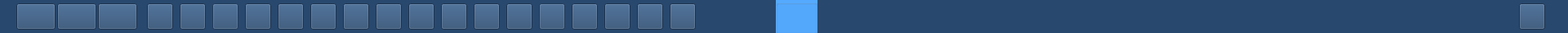
<?xml version="1.0" encoding="UTF-8"?>
<ui version="4.0">
 <class>dvr_toolbar_main</class>
 <widget class="QDialog" name="dvr_toolbar_main">
  <property name="windowModality">
   <enum>Qt::NonModal</enum>
  </property>
  <property name="geometry">
   <rect>
    <x>0</x>
    <y>0</y>
    <width>1920</width>
    <height>40</height>
   </rect>
  </property>
  <property name="palette">
   <palette>
    <active>
     <colorrole role="Button">
      <brush brushstyle="SolidPattern">
       <color alpha="255">
        <red>40</red>
        <green>72</green>
        <blue>110</blue>
       </color>
      </brush>
     </colorrole>
     <colorrole role="Base">
      <brush brushstyle="SolidPattern">
       <color alpha="255">
        <red>40</red>
        <green>72</green>
        <blue>110</blue>
       </color>
      </brush>
     </colorrole>
     <colorrole role="Window">
      <brush brushstyle="SolidPattern">
       <color alpha="255">
        <red>40</red>
        <green>72</green>
        <blue>110</blue>
       </color>
      </brush>
     </colorrole>
    </active>
    <inactive>
     <colorrole role="Button">
      <brush brushstyle="SolidPattern">
       <color alpha="255">
        <red>40</red>
        <green>72</green>
        <blue>110</blue>
       </color>
      </brush>
     </colorrole>
     <colorrole role="Base">
      <brush brushstyle="SolidPattern">
       <color alpha="255">
        <red>40</red>
        <green>72</green>
        <blue>110</blue>
       </color>
      </brush>
     </colorrole>
     <colorrole role="Window">
      <brush brushstyle="SolidPattern">
       <color alpha="255">
        <red>40</red>
        <green>72</green>
        <blue>110</blue>
       </color>
      </brush>
     </colorrole>
    </inactive>
    <disabled>
     <colorrole role="Button">
      <brush brushstyle="SolidPattern">
       <color alpha="255">
        <red>40</red>
        <green>72</green>
        <blue>110</blue>
       </color>
      </brush>
     </colorrole>
     <colorrole role="Base">
      <brush brushstyle="SolidPattern">
       <color alpha="255">
        <red>40</red>
        <green>72</green>
        <blue>110</blue>
       </color>
      </brush>
     </colorrole>
     <colorrole role="Window">
      <brush brushstyle="SolidPattern">
       <color alpha="255">
        <red>40</red>
        <green>72</green>
        <blue>110</blue>
       </color>
      </brush>
     </colorrole>
    </disabled>
   </palette>
  </property>
  <property name="focusPolicy">
   <enum>Qt::StrongFocus</enum>
  </property>
  <property name="windowTitle">
   <string>Dialog</string>
  </property>
  <property name="styleSheet">
   <string notr="true">background: rgb(40, 72, 110);</string>
  </property>
  <property name="modal">
   <bool>false</bool>
  </property>
  <widget class="QPushButton" name="layoutmode1">
   <property name="geometry">
    <rect>
     <x>260</x>
     <y>4</y>
     <width>32</width>
     <height>32</height>
    </rect>
   </property>
   <property name="cursor">
    <cursorShape>PointingHandCursor</cursorShape>
   </property>
   <property name="focusPolicy">
    <enum>Qt::NoFocus</enum>
   </property>
   <property name="toolTip">
    <string>&lt;!DOCTYPE HTML PUBLIC &quot;-//W3C//DTD HTML 4.0//EN&quot; &quot;http://www.w3.org/TR/REC-html40/strict.dtd&quot;&gt;
&lt;html&gt;&lt;head&gt;&lt;meta name=&quot;qrichtext&quot; content=&quot;1&quot; /&gt;&lt;style type=&quot;text/css&quot;&gt;
p, li { white-space: pre-wrap; }
&lt;/style&gt;&lt;/head&gt;&lt;body style=&quot; font-family:'Sans'; font-size:10pt; font-weight:400; font-style:normal;&quot;&gt;
&lt;table border=&quot;0&quot; style=&quot;-qt-table-type: root; margin-top:4px; margin-bottom:4px; margin-left:4px; margin-right:4px;&quot;&gt;
&lt;tr&gt;
&lt;td style=&quot;border: none;&quot;&gt;
&lt;p style=&quot; margin-top:0px; margin-bottom:0px; margin-left:0px; margin-right:0px; -qt-block-indent:0; text-indent:0px;&quot;&gt;&lt;span style=&quot; font-size:14pt; color:#ffffff;&quot;&gt;1 screen mode&lt;/span&gt;&lt;/p&gt;&lt;/td&gt;&lt;/tr&gt;&lt;/table&gt;&lt;/body&gt;&lt;/html&gt;</string>
   </property>
   <property name="text">
    <string/>
   </property>
   <property name="icon">
    <iconset resource="dvr_main.qrc">
     <normaloff>:/skin/toolbar_scr1_btn.bmp</normaloff>:/skin/toolbar_scr1_btn.bmp</iconset>
   </property>
   <property name="iconSize">
    <size>
     <width>32</width>
     <height>32</height>
    </size>
   </property>
  </widget>
  <widget class="QPushButton" name="layoutmode4">
   <property name="geometry">
    <rect>
     <x>300</x>
     <y>4</y>
     <width>32</width>
     <height>32</height>
    </rect>
   </property>
   <property name="cursor">
    <cursorShape>PointingHandCursor</cursorShape>
   </property>
   <property name="focusPolicy">
    <enum>Qt::NoFocus</enum>
   </property>
   <property name="toolTip">
    <string>&lt;!DOCTYPE HTML PUBLIC &quot;-//W3C//DTD HTML 4.0//EN&quot; &quot;http://www.w3.org/TR/REC-html40/strict.dtd&quot;&gt;
&lt;html&gt;&lt;head&gt;&lt;meta name=&quot;qrichtext&quot; content=&quot;1&quot; /&gt;&lt;style type=&quot;text/css&quot;&gt;
p, li { white-space: pre-wrap; }
&lt;/style&gt;&lt;/head&gt;&lt;body style=&quot; font-family:'Sans'; font-size:10pt; font-weight:400; font-style:normal;&quot;&gt;
&lt;table border=&quot;0&quot; style=&quot;-qt-table-type: root; margin-top:4px; margin-bottom:4px; margin-left:4px; margin-right:4px;&quot;&gt;
&lt;tr&gt;
&lt;td style=&quot;border: none;&quot;&gt;
&lt;p style=&quot; margin-top:0px; margin-bottom:0px; margin-left:0px; margin-right:0px; -qt-block-indent:0; text-indent:0px;&quot;&gt;&lt;span style=&quot; font-size:14pt; color:#ffffff;&quot;&gt;4 screen mode&lt;/span&gt;&lt;/p&gt;&lt;/td&gt;&lt;/tr&gt;&lt;/table&gt;&lt;/body&gt;&lt;/html&gt;</string>
   </property>
   <property name="text">
    <string/>
   </property>
   <property name="icon">
    <iconset resource="dvr_main.qrc">
     <normaloff>:/skin/toolbar_scr4_btn.bmp</normaloff>:/skin/toolbar_scr4_btn.bmp</iconset>
   </property>
   <property name="iconSize">
    <size>
     <width>32</width>
     <height>32</height>
    </size>
   </property>
  </widget>
  <widget class="QPushButton" name="layoutmode16">
   <property name="geometry">
    <rect>
     <x>380</x>
     <y>4</y>
     <width>32</width>
     <height>32</height>
    </rect>
   </property>
   <property name="cursor">
    <cursorShape>PointingHandCursor</cursorShape>
   </property>
   <property name="focusPolicy">
    <enum>Qt::NoFocus</enum>
   </property>
   <property name="toolTip">
    <string>&lt;!DOCTYPE HTML PUBLIC &quot;-//W3C//DTD HTML 4.0//EN&quot; &quot;http://www.w3.org/TR/REC-html40/strict.dtd&quot;&gt;
&lt;html&gt;&lt;head&gt;&lt;meta name=&quot;qrichtext&quot; content=&quot;1&quot; /&gt;&lt;style type=&quot;text/css&quot;&gt;
p, li { white-space: pre-wrap; }
&lt;/style&gt;&lt;/head&gt;&lt;body style=&quot; font-family:'Sans'; font-size:10pt; font-weight:400; font-style:normal;&quot;&gt;
&lt;table border=&quot;0&quot; style=&quot;-qt-table-type: root; margin-top:4px; margin-bottom:4px; margin-left:4px; margin-right:4px;&quot;&gt;
&lt;tr&gt;
&lt;td style=&quot;border: none;&quot;&gt;
&lt;p style=&quot; margin-top:0px; margin-bottom:0px; margin-left:0px; margin-right:0px; -qt-block-indent:0; text-indent:0px;&quot;&gt;&lt;span style=&quot; font-size:14pt; color:#ffffff;&quot;&gt;16 screen mode&lt;/span&gt;&lt;/p&gt;&lt;/td&gt;&lt;/tr&gt;&lt;/table&gt;&lt;/body&gt;&lt;/html&gt;</string>
   </property>
   <property name="text">
    <string/>
   </property>
   <property name="icon">
    <iconset resource="dvr_main.qrc">
     <normaloff>:/skin/toolbar_scr16_btn.bmp</normaloff>:/skin/toolbar_scr16_btn.bmp</iconset>
   </property>
   <property name="iconSize">
    <size>
     <width>32</width>
     <height>32</height>
    </size>
   </property>
  </widget>
  <widget class="QPushButton" name="layoutmode9">
   <property name="geometry">
    <rect>
     <x>340</x>
     <y>4</y>
     <width>32</width>
     <height>32</height>
    </rect>
   </property>
   <property name="cursor">
    <cursorShape>PointingHandCursor</cursorShape>
   </property>
   <property name="focusPolicy">
    <enum>Qt::NoFocus</enum>
   </property>
   <property name="toolTip">
    <string>&lt;!DOCTYPE HTML PUBLIC &quot;-//W3C//DTD HTML 4.0//EN&quot; &quot;http://www.w3.org/TR/REC-html40/strict.dtd&quot;&gt;
&lt;html&gt;&lt;head&gt;&lt;meta name=&quot;qrichtext&quot; content=&quot;1&quot; /&gt;&lt;style type=&quot;text/css&quot;&gt;
p, li { white-space: pre-wrap; }
&lt;/style&gt;&lt;/head&gt;&lt;body style=&quot; font-family:'Sans'; font-size:10pt; font-weight:400; font-style:normal;&quot;&gt;
&lt;table border=&quot;0&quot; style=&quot;-qt-table-type: root; margin-top:4px; margin-bottom:4px; margin-left:4px; margin-right:4px;&quot;&gt;
&lt;tr&gt;
&lt;td style=&quot;border: none;&quot;&gt;
&lt;p style=&quot; margin-top:0px; margin-bottom:0px; margin-left:0px; margin-right:0px; -qt-block-indent:0; text-indent:0px;&quot;&gt;&lt;span style=&quot; font-size:14pt; color:#ffffff;&quot;&gt;9 screen mode&lt;/span&gt;&lt;/p&gt;&lt;/td&gt;&lt;/tr&gt;&lt;/table&gt;&lt;/body&gt;&lt;/html&gt;</string>
   </property>
   <property name="text">
    <string/>
   </property>
   <property name="icon">
    <iconset resource="dvr_main.qrc">
     <normaloff>:/skin/toolbar_scr9_btn.bmp</normaloff>:/skin/toolbar_scr9_btn.bmp</iconset>
   </property>
   <property name="iconSize">
    <size>
     <width>32</width>
     <height>32</height>
    </size>
   </property>
  </widget>
  <widget class="QPushButton" name="livebackmode">
   <property name="geometry">
    <rect>
     <x>20</x>
     <y>4</y>
     <width>48</width>
     <height>32</height>
    </rect>
   </property>
   <property name="cursor">
    <cursorShape>PointingHandCursor</cursorShape>
   </property>
   <property name="focusPolicy">
    <enum>Qt::NoFocus</enum>
   </property>
   <property name="toolTip">
    <string>&lt;!DOCTYPE HTML PUBLIC &quot;-//W3C//DTD HTML 4.0//EN&quot; &quot;http://www.w3.org/TR/REC-html40/strict.dtd&quot;&gt;
&lt;html&gt;&lt;head&gt;&lt;meta name=&quot;qrichtext&quot; content=&quot;1&quot; /&gt;&lt;style type=&quot;text/css&quot;&gt;
p, li { white-space: pre-wrap; }
&lt;/style&gt;&lt;/head&gt;&lt;body style=&quot; font-family:'Sans'; font-size:10pt; font-weight:400; font-style:normal;&quot;&gt;
&lt;table border=&quot;0&quot; style=&quot;-qt-table-type: root; margin-top:4px; margin-bottom:4px; margin-left:4px; margin-right:4px;&quot;&gt;
&lt;tr&gt;
&lt;td style=&quot;border: none;&quot;&gt;
&lt;p style=&quot; margin-top:0px; margin-bottom:0px; margin-left:0px; margin-right:0px; -qt-block-indent:0; text-indent:0px;&quot;&gt;&lt;span style=&quot; font-size:14pt; color:#ffffff;&quot;&gt;live mode&lt;/span&gt;&lt;/p&gt;&lt;/td&gt;&lt;/tr&gt;&lt;/table&gt;&lt;/body&gt;&lt;/html&gt;</string>
   </property>
   <property name="text">
    <string/>
   </property>
   <property name="icon">
    <iconset resource="dvr_main.qrc">
     <normaloff>:/skin/toolbar_liveback_btn.bmp</normaloff>:/skin/toolbar_liveback_btn.bmp</iconset>
   </property>
   <property name="iconSize">
    <size>
     <width>48</width>
     <height>32</height>
    </size>
   </property>
  </widget>
  <widget class="QPushButton" name="playbackmode">
   <property name="geometry">
    <rect>
     <x>70</x>
     <y>4</y>
     <width>48</width>
     <height>32</height>
    </rect>
   </property>
   <property name="cursor">
    <cursorShape>PointingHandCursor</cursorShape>
   </property>
   <property name="focusPolicy">
    <enum>Qt::NoFocus</enum>
   </property>
   <property name="toolTip">
    <string>&lt;!DOCTYPE HTML PUBLIC &quot;-//W3C//DTD HTML 4.0//EN&quot; &quot;http://www.w3.org/TR/REC-html40/strict.dtd&quot;&gt;
&lt;html&gt;&lt;head&gt;&lt;meta name=&quot;qrichtext&quot; content=&quot;1&quot; /&gt;&lt;style type=&quot;text/css&quot;&gt;
p, li { white-space: pre-wrap; }
&lt;/style&gt;&lt;/head&gt;&lt;body style=&quot; font-family:'Sans'; font-size:10pt; font-weight:400; font-style:normal;&quot;&gt;
&lt;table border=&quot;0&quot; style=&quot;-qt-table-type: root; margin-top:4px; margin-bottom:4px; margin-left:4px; margin-right:4px;&quot;&gt;
&lt;tr&gt;
&lt;td style=&quot;border: none;&quot;&gt;
&lt;p style=&quot; margin-top:0px; margin-bottom:0px; margin-left:0px; margin-right:0px; -qt-block-indent:0; text-indent:0px;&quot;&gt;&lt;span style=&quot; font-size:14pt; color:#ffffff;&quot;&gt;playback mode&lt;/span&gt;&lt;/p&gt;&lt;/td&gt;&lt;/tr&gt;&lt;/table&gt;&lt;/body&gt;&lt;/html&gt;</string>
   </property>
   <property name="text">
    <string/>
   </property>
   <property name="icon">
    <iconset resource="dvr_main.qrc">
     <normaloff>:/skin/toolbar_playback_btn.bmp</normaloff>:/skin/toolbar_playback_btn.bmp</iconset>
   </property>
   <property name="iconSize">
    <size>
     <width>48</width>
     <height>32</height>
    </size>
   </property>
   <property name="flat">
    <bool>false</bool>
   </property>
  </widget>
  <widget class="QPushButton" name="setupproperty">
   <property name="geometry">
    <rect>
     <x>780</x>
     <y>4</y>
     <width>32</width>
     <height>32</height>
    </rect>
   </property>
   <property name="cursor">
    <cursorShape>PointingHandCursor</cursorShape>
   </property>
   <property name="focusPolicy">
    <enum>Qt::NoFocus</enum>
   </property>
   <property name="toolTip">
    <string>&lt;!DOCTYPE HTML PUBLIC &quot;-//W3C//DTD HTML 4.0//EN&quot; &quot;http://www.w3.org/TR/REC-html40/strict.dtd&quot;&gt;
&lt;html&gt;&lt;head&gt;&lt;meta name=&quot;qrichtext&quot; content=&quot;1&quot; /&gt;&lt;style type=&quot;text/css&quot;&gt;
p, li { white-space: pre-wrap; }
&lt;/style&gt;&lt;/head&gt;&lt;body style=&quot; font-family:'Sans'; font-size:10pt; font-weight:400; font-style:normal;&quot;&gt;
&lt;table border=&quot;0&quot; style=&quot;-qt-table-type: root; margin-top:4px; margin-bottom:4px; margin-left:4px; margin-right:4px;&quot;&gt;
&lt;tr&gt;
&lt;td style=&quot;border: none;&quot;&gt;
&lt;p style=&quot; margin-top:0px; margin-bottom:0px; margin-left:0px; margin-right:0px; -qt-block-indent:0; text-indent:0px;&quot;&gt;&lt;span style=&quot; font-size:14pt; color:#ffffff;&quot;&gt;setup&lt;/span&gt;&lt;/p&gt;&lt;/td&gt;&lt;/tr&gt;&lt;/table&gt;&lt;/body&gt;&lt;/html&gt;</string>
   </property>
   <property name="text">
    <string/>
   </property>
   <property name="icon">
    <iconset resource="dvr_main.qrc">
     <normaloff>:/skin/toolbar_setup_btn.bmp</normaloff>:/skin/toolbar_setup_btn.bmp</iconset>
   </property>
   <property name="iconSize">
    <size>
     <width>32</width>
     <height>32</height>
    </size>
   </property>
  </widget>
  <widget class="QPushButton" name="sequencemode">
   <property name="geometry">
    <rect>
     <x>620</x>
     <y>4</y>
     <width>32</width>
     <height>32</height>
    </rect>
   </property>
   <property name="cursor">
    <cursorShape>PointingHandCursor</cursorShape>
   </property>
   <property name="focusPolicy">
    <enum>Qt::NoFocus</enum>
   </property>
   <property name="toolTip">
    <string>&lt;!DOCTYPE HTML PUBLIC &quot;-//W3C//DTD HTML 4.0//EN&quot; &quot;http://www.w3.org/TR/REC-html40/strict.dtd&quot;&gt;
&lt;html&gt;&lt;head&gt;&lt;meta name=&quot;qrichtext&quot; content=&quot;1&quot; /&gt;&lt;style type=&quot;text/css&quot;&gt;
p, li { white-space: pre-wrap; }
&lt;/style&gt;&lt;/head&gt;&lt;body style=&quot; font-family:'Sans'; font-size:10pt; font-weight:400; font-style:normal;&quot;&gt;
&lt;table border=&quot;0&quot; style=&quot;-qt-table-type: root; margin-top:4px; margin-bottom:4px; margin-left:4px; margin-right:4px;&quot;&gt;
&lt;tr&gt;
&lt;td style=&quot;border: none;&quot;&gt;
&lt;p style=&quot; margin-top:0px; margin-bottom:0px; margin-left:0px; margin-right:0px; -qt-block-indent:0; text-indent:0px;&quot;&gt;&lt;span style=&quot; font-size:14pt; color:#ffffff;&quot;&gt;screen sequence mode&lt;/span&gt;&lt;/p&gt;&lt;/td&gt;&lt;/tr&gt;&lt;/table&gt;&lt;/body&gt;&lt;/html&gt;</string>
   </property>
   <property name="text">
    <string/>
   </property>
   <property name="icon">
    <iconset resource="dvr_main.qrc">
     <normaloff>:/skin/toolbar_sequence_btn.bmp</normaloff>:/skin/toolbar_sequence_btn.bmp</iconset>
   </property>
   <property name="iconSize">
    <size>
     <width>32</width>
     <height>32</height>
    </size>
   </property>
  </widget>
  <widget class="QPushButton" name="audioonoff">
   <property name="enabled">
    <bool>true</bool>
   </property>
   <property name="geometry">
    <rect>
     <x>660</x>
     <y>4</y>
     <width>32</width>
     <height>32</height>
    </rect>
   </property>
   <property name="cursor">
    <cursorShape>PointingHandCursor</cursorShape>
   </property>
   <property name="focusPolicy">
    <enum>Qt::NoFocus</enum>
   </property>
   <property name="toolTip">
    <string>&lt;!DOCTYPE HTML PUBLIC &quot;-//W3C//DTD HTML 4.0//EN&quot; &quot;http://www.w3.org/TR/REC-html40/strict.dtd&quot;&gt;
&lt;html&gt;&lt;head&gt;&lt;meta name=&quot;qrichtext&quot; content=&quot;1&quot; /&gt;&lt;style type=&quot;text/css&quot;&gt;
p, li { white-space: pre-wrap; }
&lt;/style&gt;&lt;/head&gt;&lt;body style=&quot; font-family:'Sans'; font-size:10pt; font-weight:400; font-style:normal;&quot;&gt;
&lt;table border=&quot;0&quot; style=&quot;-qt-table-type: root; margin-top:4px; margin-bottom:4px; margin-left:4px; margin-right:4px;&quot;&gt;
&lt;tr&gt;
&lt;td style=&quot;border: none;&quot;&gt;
&lt;p style=&quot; margin-top:0px; margin-bottom:0px; margin-left:0px; margin-right:0px; -qt-block-indent:0; text-indent:0px;&quot;&gt;&lt;span style=&quot; font-size:14pt; color:#ffffff;&quot;&gt;audio&lt;/span&gt;&lt;/p&gt;&lt;/td&gt;&lt;/tr&gt;&lt;/table&gt;&lt;/body&gt;&lt;/html&gt;</string>
   </property>
   <property name="text">
    <string/>
   </property>
   <property name="icon">
    <iconset resource="dvr_main.qrc">
     <normaloff>:/skin/toolbar_audio_btn.bmp</normaloff>:/skin/toolbar_audio_btn.bmp</iconset>
   </property>
   <property name="iconSize">
    <size>
     <width>32</width>
     <height>32</height>
    </size>
   </property>
  </widget>
  <widget class="QPushButton" name="eventlog">
   <property name="enabled">
    <bool>true</bool>
   </property>
   <property name="geometry">
    <rect>
     <x>700</x>
     <y>4</y>
     <width>32</width>
     <height>32</height>
    </rect>
   </property>
   <property name="cursor">
    <cursorShape>PointingHandCursor</cursorShape>
   </property>
   <property name="focusPolicy">
    <enum>Qt::NoFocus</enum>
   </property>
   <property name="toolTip">
    <string>&lt;!DOCTYPE HTML PUBLIC &quot;-//W3C//DTD HTML 4.0//EN&quot; &quot;http://www.w3.org/TR/REC-html40/strict.dtd&quot;&gt;
&lt;html&gt;&lt;head&gt;&lt;meta name=&quot;qrichtext&quot; content=&quot;1&quot; /&gt;&lt;style type=&quot;text/css&quot;&gt;
p, li { white-space: pre-wrap; }
&lt;/style&gt;&lt;/head&gt;&lt;body style=&quot; font-family:'Sans'; font-size:10pt; font-weight:400; font-style:normal;&quot;&gt;
&lt;table border=&quot;0&quot; style=&quot;-qt-table-type: root; margin-top:4px; margin-bottom:4px; margin-left:4px; margin-right:4px;&quot;&gt;
&lt;tr&gt;
&lt;td style=&quot;border: none;&quot;&gt;
&lt;p style=&quot; margin-top:0px; margin-bottom:0px; margin-left:0px; margin-right:0px; -qt-block-indent:0; text-indent:0px;&quot;&gt;&lt;span style=&quot; font-size:14pt; color:#ffffff;&quot;&gt;log&lt;/span&gt;&lt;/p&gt;&lt;/td&gt;&lt;/tr&gt;&lt;/table&gt;&lt;/body&gt;&lt;/html&gt;</string>
   </property>
   <property name="text">
    <string/>
   </property>
   <property name="icon">
    <iconset resource="dvr_main.qrc">
     <normaloff>:/skin/toolbar_eventlog_btn.bmp</normaloff>:/skin/toolbar_eventlog_btn.bmp</iconset>
   </property>
   <property name="iconSize">
    <size>
     <width>32</width>
     <height>32</height>
    </size>
   </property>
  </widget>
  <widget class="QPushButton" name="snapshot">
   <property name="enabled">
    <bool>false</bool>
   </property>
   <property name="geometry">
    <rect>
     <x>820</x>
     <y>4</y>
     <width>32</width>
     <height>32</height>
    </rect>
   </property>
   <property name="cursor">
    <cursorShape>PointingHandCursor</cursorShape>
   </property>
   <property name="focusPolicy">
    <enum>Qt::NoFocus</enum>
   </property>
   <property name="toolTip">
    <string>&lt;!DOCTYPE HTML PUBLIC &quot;-//W3C//DTD HTML 4.0//EN&quot; &quot;http://www.w3.org/TR/REC-html40/strict.dtd&quot;&gt;
&lt;html&gt;&lt;head&gt;&lt;meta name=&quot;qrichtext&quot; content=&quot;1&quot; /&gt;&lt;style type=&quot;text/css&quot;&gt;
p, li { white-space: pre-wrap; }
&lt;/style&gt;&lt;/head&gt;&lt;body style=&quot; font-family:'Sans'; font-size:10pt; font-weight:400; font-style:normal;&quot;&gt;
&lt;table border=&quot;0&quot; style=&quot;-qt-table-type: root; margin-top:4px; margin-bottom:4px; margin-left:4px; margin-right:4px;&quot;&gt;
&lt;tr&gt;
&lt;td style=&quot;border: none;&quot;&gt;
&lt;p style=&quot; margin-top:0px; margin-bottom:0px; margin-left:0px; margin-right:0px; -qt-block-indent:0; text-indent:0px;&quot;&gt;&lt;span style=&quot; font-size:14pt; color:#ffffff;&quot;&gt;snapshot&lt;/span&gt;&lt;/p&gt;&lt;/td&gt;&lt;/tr&gt;&lt;/table&gt;&lt;/body&gt;&lt;/html&gt;</string>
   </property>
   <property name="text">
    <string/>
   </property>
   <property name="icon">
    <iconset resource="dvr_main.qrc">
     <normaloff>:/skin/toolbar_snapshot_btn.bmp</normaloff>:/skin/toolbar_snapshot_btn.bmp</iconset>
   </property>
   <property name="iconSize">
    <size>
     <width>32</width>
     <height>32</height>
    </size>
   </property>
  </widget>
  <widget class="QPushButton" name="prevpage">
   <property name="geometry">
    <rect>
     <x>180</x>
     <y>4</y>
     <width>32</width>
     <height>32</height>
    </rect>
   </property>
   <property name="cursor">
    <cursorShape>PointingHandCursor</cursorShape>
   </property>
   <property name="focusPolicy">
    <enum>Qt::NoFocus</enum>
   </property>
   <property name="toolTip">
    <string>&lt;!DOCTYPE HTML PUBLIC &quot;-//W3C//DTD HTML 4.0//EN&quot; &quot;http://www.w3.org/TR/REC-html40/strict.dtd&quot;&gt;
&lt;html&gt;&lt;head&gt;&lt;meta name=&quot;qrichtext&quot; content=&quot;1&quot; /&gt;&lt;style type=&quot;text/css&quot;&gt;
p, li { white-space: pre-wrap; }
&lt;/style&gt;&lt;/head&gt;&lt;body style=&quot; font-family:'Sans'; font-size:10pt; font-weight:400; font-style:normal;&quot;&gt;
&lt;table border=&quot;0&quot; style=&quot;-qt-table-type: root; margin-top:4px; margin-bottom:4px; margin-left:4px; margin-right:4px;&quot;&gt;
&lt;tr&gt;
&lt;td style=&quot;border: none;&quot;&gt;
&lt;p style=&quot; margin-top:0px; margin-bottom:0px; margin-left:0px; margin-right:0px; -qt-block-indent:0; text-indent:0px;&quot;&gt;&lt;span style=&quot; font-size:14pt; color:#ffffff;&quot;&gt;previous page&lt;/span&gt;&lt;/p&gt;&lt;/td&gt;&lt;/tr&gt;&lt;/table&gt;&lt;/body&gt;&lt;/html&gt;</string>
   </property>
   <property name="text">
    <string/>
   </property>
   <property name="icon">
    <iconset resource="dvr_main.qrc">
     <normaloff>:/skin/toolbar_prevpage_btn.bmp</normaloff>:/skin/toolbar_prevpage_btn.bmp</iconset>
   </property>
   <property name="iconSize">
    <size>
     <width>32</width>
     <height>32</height>
    </size>
   </property>
  </widget>
  <widget class="QPushButton" name="nextpage">
   <property name="geometry">
    <rect>
     <x>220</x>
     <y>4</y>
     <width>32</width>
     <height>32</height>
    </rect>
   </property>
   <property name="cursor">
    <cursorShape>PointingHandCursor</cursorShape>
   </property>
   <property name="focusPolicy">
    <enum>Qt::NoFocus</enum>
   </property>
   <property name="toolTip">
    <string>&lt;!DOCTYPE HTML PUBLIC &quot;-//W3C//DTD HTML 4.0//EN&quot; &quot;http://www.w3.org/TR/REC-html40/strict.dtd&quot;&gt;
&lt;html&gt;&lt;head&gt;&lt;meta name=&quot;qrichtext&quot; content=&quot;1&quot; /&gt;&lt;style type=&quot;text/css&quot;&gt;
p, li { white-space: pre-wrap; }
&lt;/style&gt;&lt;/head&gt;&lt;body style=&quot; font-family:'Sans'; font-size:10pt; font-weight:400; font-style:normal;&quot;&gt;
&lt;table border=&quot;0&quot; style=&quot;-qt-table-type: root; margin-top:4px; margin-bottom:4px; margin-left:4px; margin-right:4px;&quot;&gt;
&lt;tr&gt;
&lt;td style=&quot;border: none;&quot;&gt;
&lt;p style=&quot; margin-top:0px; margin-bottom:0px; margin-left:0px; margin-right:0px; -qt-block-indent:0; text-indent:0px;&quot;&gt;&lt;span style=&quot; font-size:14pt; color:#ffffff;&quot;&gt;next page&lt;/span&gt;&lt;/p&gt;&lt;/td&gt;&lt;/tr&gt;&lt;/table&gt;&lt;/body&gt;&lt;/html&gt;</string>
   </property>
   <property name="text">
    <string/>
   </property>
   <property name="icon">
    <iconset resource="dvr_main.qrc">
     <normaloff>:/skin/toolbar_nextpage_btn.bmp</normaloff>:/skin/toolbar_nextpage_btn.bmp</iconset>
   </property>
   <property name="iconSize">
    <size>
     <width>32</width>
     <height>32</height>
    </size>
   </property>
  </widget>
  <widget class="QPushButton" name="layoutcamflow">
   <property name="enabled">
    <bool>false</bool>
   </property>
   <property name="geometry">
    <rect>
     <x>260</x>
     <y>4</y>
     <width>32</width>
     <height>32</height>
    </rect>
   </property>
   <property name="cursor">
    <cursorShape>PointingHandCursor</cursorShape>
   </property>
   <property name="focusPolicy">
    <enum>Qt::NoFocus</enum>
   </property>
   <property name="toolTip">
    <string>&lt;!DOCTYPE HTML PUBLIC &quot;-//W3C//DTD HTML 4.0//EN&quot; &quot;http://www.w3.org/TR/REC-html40/strict.dtd&quot;&gt;
&lt;html&gt;&lt;head&gt;&lt;meta name=&quot;qrichtext&quot; content=&quot;1&quot; /&gt;&lt;style type=&quot;text/css&quot;&gt;
p, li { white-space: pre-wrap; }
&lt;/style&gt;&lt;/head&gt;&lt;body style=&quot; font-family:'Sans'; font-size:10pt; font-weight:400; font-style:normal;&quot;&gt;
&lt;table border=&quot;0&quot; style=&quot;-qt-table-type: root; margin-top:4px; margin-bottom:4px; margin-left:4px; margin-right:4px;&quot;&gt;
&lt;tr&gt;
&lt;td style=&quot;border: none;&quot;&gt;
&lt;p style=&quot; margin-top:0px; margin-bottom:0px; margin-left:0px; margin-right:0px; -qt-block-indent:0; text-indent:0px;&quot;&gt;&lt;span style=&quot; font-size:14pt; color:#ffffff;&quot;&gt;3D screen mode&lt;/span&gt;&lt;/p&gt;&lt;/td&gt;&lt;/tr&gt;&lt;/table&gt;&lt;/body&gt;&lt;/html&gt;</string>
   </property>
   <property name="text">
    <string/>
   </property>
   <property name="icon">
    <iconset resource="dvr_main.qrc">
     <normaloff>:/skin/toolbar_camflow_btn.bmp</normaloff>:/skin/toolbar_camflow_btn.bmp</iconset>
   </property>
   <property name="iconSize">
    <size>
     <width>32</width>
     <height>32</height>
    </size>
   </property>
  </widget>
  <widget class="QPushButton" name="layoutmode8">
   <property name="geometry">
    <rect>
     <x>420</x>
     <y>4</y>
     <width>32</width>
     <height>32</height>
    </rect>
   </property>
   <property name="cursor">
    <cursorShape>PointingHandCursor</cursorShape>
   </property>
   <property name="focusPolicy">
    <enum>Qt::NoFocus</enum>
   </property>
   <property name="toolTip">
    <string>&lt;!DOCTYPE HTML PUBLIC &quot;-//W3C//DTD HTML 4.0//EN&quot; &quot;http://www.w3.org/TR/REC-html40/strict.dtd&quot;&gt;
&lt;html&gt;&lt;head&gt;&lt;meta name=&quot;qrichtext&quot; content=&quot;1&quot; /&gt;&lt;style type=&quot;text/css&quot;&gt;
p, li { white-space: pre-wrap; }
&lt;/style&gt;&lt;/head&gt;&lt;body style=&quot; font-family:'Sans'; font-size:10pt; font-weight:400; font-style:normal;&quot;&gt;
&lt;table border=&quot;0&quot; style=&quot;-qt-table-type: root; margin-top:4px; margin-bottom:4px; margin-left:4px; margin-right:4px;&quot;&gt;
&lt;tr&gt;
&lt;td style=&quot;border: none;&quot;&gt;
&lt;p style=&quot; margin-top:0px; margin-bottom:0px; margin-left:0px; margin-right:0px; -qt-block-indent:0; text-indent:0px;&quot;&gt;&lt;span style=&quot; font-size:14pt; color:#ffffff;&quot;&gt;8 screen mode1&lt;/span&gt;&lt;/p&gt;&lt;/td&gt;&lt;/tr&gt;&lt;/table&gt;&lt;/body&gt;&lt;/html&gt;</string>
   </property>
   <property name="text">
    <string/>
   </property>
   <property name="icon">
    <iconset resource="dvr_main.qrc">
     <normaloff>:/skin/toolbar_scr8_btn.bmp</normaloff>:/skin/toolbar_scr8_btn.bmp</iconset>
   </property>
   <property name="iconSize">
    <size>
     <width>32</width>
     <height>32</height>
    </size>
   </property>
  </widget>
  <widget class="QPushButton" name="layoutmode12_1">
   <property name="geometry">
    <rect>
     <x>540</x>
     <y>4</y>
     <width>32</width>
     <height>32</height>
    </rect>
   </property>
   <property name="cursor">
    <cursorShape>PointingHandCursor</cursorShape>
   </property>
   <property name="focusPolicy">
    <enum>Qt::NoFocus</enum>
   </property>
   <property name="toolTip">
    <string>&lt;!DOCTYPE HTML PUBLIC &quot;-//W3C//DTD HTML 4.0//EN&quot; &quot;http://www.w3.org/TR/REC-html40/strict.dtd&quot;&gt;
&lt;html&gt;&lt;head&gt;&lt;meta name=&quot;qrichtext&quot; content=&quot;1&quot; /&gt;&lt;style type=&quot;text/css&quot;&gt;
p, li { white-space: pre-wrap; }
&lt;/style&gt;&lt;/head&gt;&lt;body style=&quot; font-family:'Sans'; font-size:10pt; font-weight:400; font-style:normal;&quot;&gt;
&lt;table border=&quot;0&quot; style=&quot;-qt-table-type: root; margin-top:4px; margin-bottom:4px; margin-left:4px; margin-right:4px;&quot;&gt;
&lt;tr&gt;
&lt;td style=&quot;border: none;&quot;&gt;
&lt;p style=&quot; margin-top:0px; margin-bottom:0px; margin-left:0px; margin-right:0px; -qt-block-indent:0; text-indent:0px;&quot;&gt;&lt;span style=&quot; font-size:14pt; color:#ffffff;&quot;&gt;12 screen mode2&lt;/span&gt;&lt;/p&gt;&lt;/td&gt;&lt;/tr&gt;&lt;/table&gt;&lt;/body&gt;&lt;/html&gt;</string>
   </property>
   <property name="text">
    <string/>
   </property>
   <property name="icon">
    <iconset resource="dvr_main.qrc">
     <normaloff>:/skin/toolbar_scr12_1_btn.bmp</normaloff>:/skin/toolbar_scr12_1_btn.bmp</iconset>
   </property>
   <property name="iconSize">
    <size>
     <width>32</width>
     <height>32</height>
    </size>
   </property>
  </widget>
  <widget class="QPushButton" name="layoutmode8_1">
   <property name="geometry">
    <rect>
     <x>460</x>
     <y>4</y>
     <width>32</width>
     <height>32</height>
    </rect>
   </property>
   <property name="cursor">
    <cursorShape>PointingHandCursor</cursorShape>
   </property>
   <property name="focusPolicy">
    <enum>Qt::NoFocus</enum>
   </property>
   <property name="toolTip">
    <string>&lt;!DOCTYPE HTML PUBLIC &quot;-//W3C//DTD HTML 4.0//EN&quot; &quot;http://www.w3.org/TR/REC-html40/strict.dtd&quot;&gt;
&lt;html&gt;&lt;head&gt;&lt;meta name=&quot;qrichtext&quot; content=&quot;1&quot; /&gt;&lt;style type=&quot;text/css&quot;&gt;
p, li { white-space: pre-wrap; }
&lt;/style&gt;&lt;/head&gt;&lt;body style=&quot; font-family:'Sans'; font-size:10pt; font-weight:400; font-style:normal;&quot;&gt;
&lt;table border=&quot;0&quot; style=&quot;-qt-table-type: root; margin-top:4px; margin-bottom:4px; margin-left:4px; margin-right:4px;&quot;&gt;
&lt;tr&gt;
&lt;td style=&quot;border: none;&quot;&gt;
&lt;p style=&quot; margin-top:0px; margin-bottom:0px; margin-left:0px; margin-right:0px; -qt-block-indent:0; text-indent:0px;&quot;&gt;&lt;span style=&quot; font-size:14pt; color:#ffffff;&quot;&gt;8 screen mode2&lt;/span&gt;&lt;/p&gt;&lt;/td&gt;&lt;/tr&gt;&lt;/table&gt;&lt;/body&gt;&lt;/html&gt;</string>
   </property>
   <property name="text">
    <string/>
   </property>
   <property name="icon">
    <iconset resource="dvr_main.qrc">
     <normaloff>:/skin/toolbar_scr8_1_btn.bmp</normaloff>:/skin/toolbar_scr8_1_btn.bmp</iconset>
   </property>
   <property name="iconSize">
    <size>
     <width>32</width>
     <height>32</height>
    </size>
   </property>
  </widget>
  <widget class="QPushButton" name="layoutmode12">
   <property name="geometry">
    <rect>
     <x>500</x>
     <y>4</y>
     <width>32</width>
     <height>32</height>
    </rect>
   </property>
   <property name="cursor">
    <cursorShape>PointingHandCursor</cursorShape>
   </property>
   <property name="focusPolicy">
    <enum>Qt::NoFocus</enum>
   </property>
   <property name="toolTip">
    <string>&lt;!DOCTYPE HTML PUBLIC &quot;-//W3C//DTD HTML 4.0//EN&quot; &quot;http://www.w3.org/TR/REC-html40/strict.dtd&quot;&gt;
&lt;html&gt;&lt;head&gt;&lt;meta name=&quot;qrichtext&quot; content=&quot;1&quot; /&gt;&lt;style type=&quot;text/css&quot;&gt;
p, li { white-space: pre-wrap; }
&lt;/style&gt;&lt;/head&gt;&lt;body style=&quot; font-family:'Sans'; font-size:10pt; font-weight:400; font-style:normal;&quot;&gt;
&lt;table border=&quot;0&quot; style=&quot;-qt-table-type: root; margin-top:4px; margin-bottom:4px; margin-left:4px; margin-right:4px;&quot;&gt;
&lt;tr&gt;
&lt;td style=&quot;border: none;&quot;&gt;
&lt;p style=&quot; margin-top:0px; margin-bottom:0px; margin-left:0px; margin-right:0px; -qt-block-indent:0; text-indent:0px;&quot;&gt;&lt;span style=&quot; font-size:14pt; color:#ffffff;&quot;&gt;12 screen mode1&lt;/span&gt;&lt;/p&gt;&lt;/td&gt;&lt;/tr&gt;&lt;/table&gt;&lt;/body&gt;&lt;/html&gt;</string>
   </property>
   <property name="text">
    <string/>
   </property>
   <property name="icon">
    <iconset resource="dvr_main.qrc">
     <normaloff>:/skin/toolbar_scr12_btn.bmp</normaloff>:/skin/toolbar_scr12_btn.bmp</iconset>
   </property>
   <property name="iconSize">
    <size>
     <width>32</width>
     <height>32</height>
    </size>
   </property>
  </widget>
  <widget class="QPushButton" name="layoutmode14">
   <property name="geometry">
    <rect>
     <x>580</x>
     <y>4</y>
     <width>32</width>
     <height>32</height>
    </rect>
   </property>
   <property name="cursor">
    <cursorShape>PointingHandCursor</cursorShape>
   </property>
   <property name="focusPolicy">
    <enum>Qt::NoFocus</enum>
   </property>
   <property name="toolTip">
    <string>&lt;!DOCTYPE HTML PUBLIC &quot;-//W3C//DTD HTML 4.0//EN&quot; &quot;http://www.w3.org/TR/REC-html40/strict.dtd&quot;&gt;
&lt;html&gt;&lt;head&gt;&lt;meta name=&quot;qrichtext&quot; content=&quot;1&quot; /&gt;&lt;style type=&quot;text/css&quot;&gt;
p, li { white-space: pre-wrap; }
&lt;/style&gt;&lt;/head&gt;&lt;body style=&quot; font-family:'Sans'; font-size:10pt; font-weight:400; font-style:normal;&quot;&gt;
&lt;table border=&quot;0&quot; style=&quot;-qt-table-type: root; margin-top:4px; margin-bottom:4px; margin-left:4px; margin-right:4px;&quot;&gt;
&lt;tr&gt;
&lt;td style=&quot;border: none;&quot;&gt;
&lt;p style=&quot; margin-top:0px; margin-bottom:0px; margin-left:0px; margin-right:0px; -qt-block-indent:0; text-indent:0px;&quot;&gt;&lt;span style=&quot; font-size:14pt; color:#ffffff;&quot;&gt;14 screen mode&lt;/span&gt;&lt;/p&gt;&lt;/td&gt;&lt;/tr&gt;&lt;/table&gt;&lt;/body&gt;&lt;/html&gt;</string>
   </property>
   <property name="text">
    <string/>
   </property>
   <property name="icon">
    <iconset resource="dvr_main.qrc">
     <normaloff>:/skin/toolbar_scr14_btn.bmp</normaloff>:/skin/toolbar_scr14_btn.bmp</iconset>
   </property>
   <property name="iconSize">
    <size>
     <width>32</width>
     <height>32</height>
    </size>
   </property>
  </widget>
  <widget class="QPushButton" name="layoutmode24">
   <property name="enabled">
    <bool>false</bool>
   </property>
   <property name="geometry">
    <rect>
     <x>660</x>
     <y>4</y>
     <width>32</width>
     <height>32</height>
    </rect>
   </property>
   <property name="cursor">
    <cursorShape>PointingHandCursor</cursorShape>
   </property>
   <property name="focusPolicy">
    <enum>Qt::NoFocus</enum>
   </property>
   <property name="text">
    <string/>
   </property>
   <property name="icon">
    <iconset resource="dvr_main.qrc">
     <normaloff>:/skin/toolbar_scr20_btn.bmp</normaloff>:/skin/toolbar_scr20_btn.bmp</iconset>
   </property>
   <property name="iconSize">
    <size>
     <width>32</width>
     <height>32</height>
    </size>
   </property>
  </widget>
  <widget class="QPushButton" name="backup">
   <property name="enabled">
    <bool>true</bool>
   </property>
   <property name="geometry">
    <rect>
     <x>740</x>
     <y>4</y>
     <width>32</width>
     <height>32</height>
    </rect>
   </property>
   <property name="cursor">
    <cursorShape>PointingHandCursor</cursorShape>
   </property>
   <property name="focusPolicy">
    <enum>Qt::NoFocus</enum>
   </property>
   <property name="toolTip">
    <string>&lt;!DOCTYPE HTML PUBLIC &quot;-//W3C//DTD HTML 4.0//EN&quot; &quot;http://www.w3.org/TR/REC-html40/strict.dtd&quot;&gt;
&lt;html&gt;&lt;head&gt;&lt;meta name=&quot;qrichtext&quot; content=&quot;1&quot; /&gt;&lt;style type=&quot;text/css&quot;&gt;
p, li { white-space: pre-wrap; }
&lt;/style&gt;&lt;/head&gt;&lt;body style=&quot; font-family:'Sans'; font-size:10pt; font-weight:400; font-style:normal;&quot;&gt;
&lt;table border=&quot;0&quot; style=&quot;-qt-table-type: root; margin-top:4px; margin-bottom:4px; margin-left:4px; margin-right:4px;&quot;&gt;
&lt;tr&gt;
&lt;td style=&quot;border: none;&quot;&gt;
&lt;p style=&quot; margin-top:0px; margin-bottom:0px; margin-left:0px; margin-right:0px; -qt-block-indent:0; text-indent:0px;&quot;&gt;&lt;span style=&quot; font-size:14pt; color:#ffffff;&quot;&gt;back-up&lt;/span&gt;&lt;/p&gt;&lt;/td&gt;&lt;/tr&gt;&lt;/table&gt;&lt;/body&gt;&lt;/html&gt;</string>
   </property>
   <property name="text">
    <string/>
   </property>
   <property name="icon">
    <iconset resource="dvr_main.qrc">
     <normaloff>:/skin/toolbar_backup_btn.bmp</normaloff>:/skin/toolbar_backup_btn.bmp</iconset>
   </property>
   <property name="iconSize">
    <size>
     <width>32</width>
     <height>32</height>
    </size>
   </property>
  </widget>
  <widget class="QPushButton" name="livebacksubmode">
   <property name="geometry">
    <rect>
     <x>120</x>
     <y>4</y>
     <width>48</width>
     <height>32</height>
    </rect>
   </property>
   <property name="cursor">
    <cursorShape>PointingHandCursor</cursorShape>
   </property>
   <property name="focusPolicy">
    <enum>Qt::NoFocus</enum>
   </property>
   <property name="toolTip">
    <string>&lt;!DOCTYPE HTML PUBLIC &quot;-//W3C//DTD HTML 4.0//EN&quot; &quot;http://www.w3.org/TR/REC-html40/strict.dtd&quot;&gt;
&lt;html&gt;&lt;head&gt;&lt;meta name=&quot;qrichtext&quot; content=&quot;1&quot; /&gt;&lt;style type=&quot;text/css&quot;&gt;
p, li { white-space: pre-wrap; }
&lt;/style&gt;&lt;/head&gt;&lt;body style=&quot; font-family:'Sans'; font-size:10pt; font-weight:400; font-style:normal;&quot;&gt;
&lt;table border=&quot;0&quot; style=&quot;-qt-table-type: root; margin-top:4px; margin-bottom:4px; margin-left:4px; margin-right:4px;&quot;&gt;
&lt;tr&gt;
&lt;td style=&quot;border: none;&quot;&gt;
&lt;p style=&quot; margin-top:0px; margin-bottom:0px; margin-left:0px; margin-right:0px; -qt-block-indent:0; text-indent:0px;&quot;&gt;&lt;span style=&quot; font-size:14pt; color:#ffffff;&quot;&gt;sub layout menu&lt;/span&gt;&lt;/p&gt;&lt;/td&gt;&lt;/tr&gt;&lt;/table&gt;&lt;/body&gt;&lt;/html&gt;</string>
   </property>
   <property name="text">
    <string/>
   </property>
   <property name="icon">
    <iconset resource="dvr_main.qrc">
     <normaloff>:/skin/toolbar_livebacksub_btn.bmp</normaloff>:/skin/toolbar_livebacksub_btn.bmp</iconset>
   </property>
   <property name="iconSize">
    <size>
     <width>48</width>
     <height>32</height>
    </size>
   </property>
  </widget>
  <widget class="QPushButton" name="emergencyrecord">
   <property name="geometry">
    <rect>
     <x>820</x>
     <y>4</y>
     <width>32</width>
     <height>32</height>
    </rect>
   </property>
   <property name="cursor">
    <cursorShape>PointingHandCursor</cursorShape>
   </property>
   <property name="focusPolicy">
    <enum>Qt::NoFocus</enum>
   </property>
   <property name="toolTip">
    <string>&lt;!DOCTYPE HTML PUBLIC &quot;-//W3C//DTD HTML 4.0//EN&quot; &quot;http://www.w3.org/TR/REC-html40/strict.dtd&quot;&gt;
&lt;html&gt;&lt;head&gt;&lt;meta name=&quot;qrichtext&quot; content=&quot;1&quot; /&gt;&lt;style type=&quot;text/css&quot;&gt;
p, li { white-space: pre-wrap; }
&lt;/style&gt;&lt;/head&gt;&lt;body style=&quot; font-family:'Sans'; font-size:10pt; font-weight:400; font-style:normal;&quot;&gt;
&lt;table border=&quot;0&quot; style=&quot;-qt-table-type: root; margin-top:4px; margin-bottom:4px; margin-left:4px; margin-right:4px;&quot;&gt;
&lt;tr&gt;
&lt;td style=&quot;border: none;&quot;&gt;
&lt;p style=&quot; margin-top:0px; margin-bottom:0px; margin-left:0px; margin-right:0px; -qt-block-indent:0; text-indent:0px;&quot;&gt;&lt;span style=&quot; font-size:14pt; color:#ffffff;&quot;&gt;record&lt;/span&gt;&lt;/p&gt;&lt;/td&gt;&lt;/tr&gt;&lt;/table&gt;&lt;/body&gt;&lt;/html&gt;</string>
   </property>
   <property name="text">
    <string/>
   </property>
   <property name="icon">
    <iconset resource="dvr_main.qrc">
     <normaloff>:/skin/toolbar_emergencyrec_btn.bmp</normaloff>:/skin/toolbar_emergencyrec_btn.bmp</iconset>
   </property>
   <property name="iconSize">
    <size>
     <width>32</width>
     <height>32</height>
    </size>
   </property>
  </widget>
  <widget class="QGroupBox" name="toolbarcursor">
   <property name="geometry">
    <rect>
     <x>950</x>
     <y>0</y>
     <width>51</width>
     <height>41</height>
    </rect>
   </property>
   <property name="styleSheet">
    <string notr="true">background-color: rgb(85, 170, 255);</string>
   </property>
  </widget>
  <widget class="QPushButton" name="logout">
   <property name="enabled">
    <bool>true</bool>
   </property>
   <property name="geometry">
    <rect>
     <x>1860</x>
     <y>4</y>
     <width>32</width>
     <height>32</height>
    </rect>
   </property>
   <property name="cursor">
    <cursorShape>PointingHandCursor</cursorShape>
   </property>
   <property name="focusPolicy">
    <enum>Qt::NoFocus</enum>
   </property>
   <property name="toolTip">
    <string>&lt;!DOCTYPE HTML PUBLIC &quot;-//W3C//DTD HTML 4.0//EN&quot; &quot;http://www.w3.org/TR/REC-html40/strict.dtd&quot;&gt;
&lt;html&gt;&lt;head&gt;&lt;meta name=&quot;qrichtext&quot; content=&quot;1&quot; /&gt;&lt;style type=&quot;text/css&quot;&gt;
p, li { white-space: pre-wrap; }
&lt;/style&gt;&lt;/head&gt;&lt;body style=&quot; font-family:'Sans'; font-size:10pt; font-weight:400; font-style:normal;&quot;&gt;
&lt;table border=&quot;0&quot; style=&quot;-qt-table-type: root; margin-top:4px; margin-bottom:4px; margin-left:4px; margin-right:4px;&quot;&gt;
&lt;tr&gt;
&lt;td style=&quot;border: none;&quot;&gt;
&lt;p style=&quot; margin-top:0px; margin-bottom:0px; margin-left:0px; margin-right:0px; -qt-block-indent:0; text-indent:0px;&quot;&gt;&lt;span style=&quot; font-size:14pt; color:#ffffff;&quot;&gt;logout&lt;/span&gt;&lt;/p&gt;&lt;/td&gt;&lt;/tr&gt;&lt;/table&gt;&lt;/body&gt;&lt;/html&gt;</string>
   </property>
   <property name="text">
    <string/>
   </property>
   <property name="icon">
    <iconset resource="dvr_main.qrc">
     <normaloff>:/skin/list_user_icon.bmp</normaloff>:/skin/list_user_icon.bmp</iconset>
   </property>
   <property name="iconSize">
    <size>
     <width>32</width>
     <height>32</height>
    </size>
   </property>
  </widget>
  <zorder>toolbarcursor</zorder>
  <zorder>layoutmode1</zorder>
  <zorder>layoutmode4</zorder>
  <zorder>layoutmode16</zorder>
  <zorder>layoutmode9</zorder>
  <zorder>livebackmode</zorder>
  <zorder>playbackmode</zorder>
  <zorder>setupproperty</zorder>
  <zorder>sequencemode</zorder>
  <zorder>audioonoff</zorder>
  <zorder>eventlog</zorder>
  <zorder>snapshot</zorder>
  <zorder>prevpage</zorder>
  <zorder>nextpage</zorder>
  <zorder>layoutcamflow</zorder>
  <zorder>layoutmode8</zorder>
  <zorder>layoutmode12_1</zorder>
  <zorder>layoutmode8_1</zorder>
  <zorder>layoutmode12</zorder>
  <zorder>layoutmode14</zorder>
  <zorder>layoutmode24</zorder>
  <zorder>backup</zorder>
  <zorder>livebacksubmode</zorder>
  <zorder>emergencyrecord</zorder>
  <zorder>logout</zorder>
 </widget>
 <resources>
  <include location="dvr_main.qrc"/>
 </resources>
 <connections/>
</ui>
